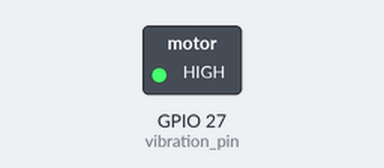
A program run on a simulated Raspberry Pi (BCM pin numbers). On the bench: switched loads named in the program (green lamp = pin HIGH). At 0.5 s the program stops and its outputs stay as they are.

Above: at 0.1 s.
At 0.6 s:
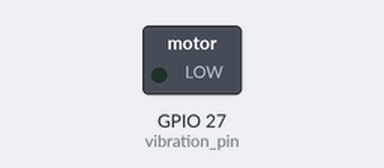
Timing chart, 0 to 2.0 s (numbered marks = the images above):
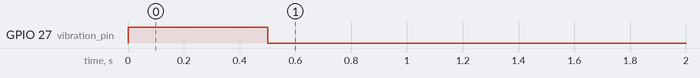

The program:

5_sound.py
```python
#!/usr/bin/python
# -*- coding: utf-8 -*-
# http://elecrow.com/
# Verified by LaZer

import RPi.GPIO as GPIO
import time

# define vibration pin
vibration_pin = 27

# Set board mode to GPIO.BOARD
GPIO.setmode(GPIO.BCM)

# Setup vibration pin to OUTPUT
GPIO.setup(vibration_pin, GPIO.OUT)

# turn on vibration
GPIO.output(vibration_pin, GPIO.HIGH)
# wait half a second
time.sleep(0.5)
# turn off vibration
GPIO.output(vibration_pin, GPIO.LOW)
# cleaup GPIO
GPIO.cleanup()
```

Measured:
- by itself, GPIO 27 (vibration_pin): LOW → HIGH at 0.00 s, → LOW 0.50 s later
